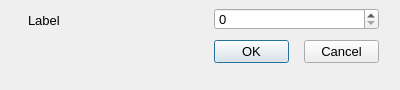
<?xml version="1.0" encoding="UTF-8"?>
<ui version="4.0">
 <class>Standard_Int_Dialog</class>
 <widget class="QDialog" name="Standard_Int_Dialog">
  <property name="geometry">
   <rect>
    <x>0</x>
    <y>0</y>
    <width>400</width>
    <height>90</height>
   </rect>
  </property>
  <property name="minimumSize">
   <size>
    <width>400</width>
    <height>90</height>
   </size>
  </property>
  <property name="maximumSize">
   <size>
    <width>400</width>
    <height>80</height>
   </size>
  </property>
  <property name="font">
   <font>
    <pointsize>10</pointsize>
   </font>
  </property>
  <property name="windowTitle">
   <string>TITLE</string>
  </property>
  <widget class="QPushButton" name="_2">
   <property name="geometry">
    <rect>
     <x>304</x>
     <y>40</y>
     <width>75</width>
     <height>23</height>
    </rect>
   </property>
   <property name="font">
    <font>
     <pointsize>10</pointsize>
    </font>
   </property>
   <property name="text">
    <string>Cancel</string>
   </property>
   <property name="autoDefault">
    <bool>false</bool>
   </property>
  </widget>
  <widget class="QPushButton" name="_1">
   <property name="geometry">
    <rect>
     <x>214</x>
     <y>40</y>
     <width>75</width>
     <height>23</height>
    </rect>
   </property>
   <property name="font">
    <font>
     <pointsize>10</pointsize>
    </font>
   </property>
   <property name="text">
    <string>OK</string>
   </property>
   <property name="default">
    <bool>true</bool>
   </property>
  </widget>
  <widget class="QLabel" name="_100">
   <property name="geometry">
    <rect>
     <x>28</x>
     <y>10</y>
     <width>179</width>
     <height>20</height>
    </rect>
   </property>
   <property name="font">
    <font>
     <pointsize>10</pointsize>
    </font>
   </property>
   <property name="text">
    <string>Label</string>
   </property>
   <property name="alignment">
    <set>Qt::AlignLeading|Qt::AlignLeft|Qt::AlignVCenter</set>
   </property>
  </widget>
  <widget class="RCIntegerSpinBox" name="_101">
   <property name="geometry">
    <rect>
     <x>214</x>
     <y>8</y>
     <width>165</width>
     <height>22</height>
    </rect>
   </property>
   <property name="maximum">
    <number>1000000000</number>
   </property>
  </widget>
 </widget>
 <customwidgets>
  <customwidget>
   <class>RCIntegerSpinBox</class>
   <extends>QSpinBox</extends>
   <header>../RealCADQt/source/rcintegerspinbox.h</header>
  </customwidget>
 </customwidgets>
 <tabstops>
  <tabstop>_1</tabstop>
  <tabstop>_2</tabstop>
 </tabstops>
 <resources/>
 <connections/>
</ui>
